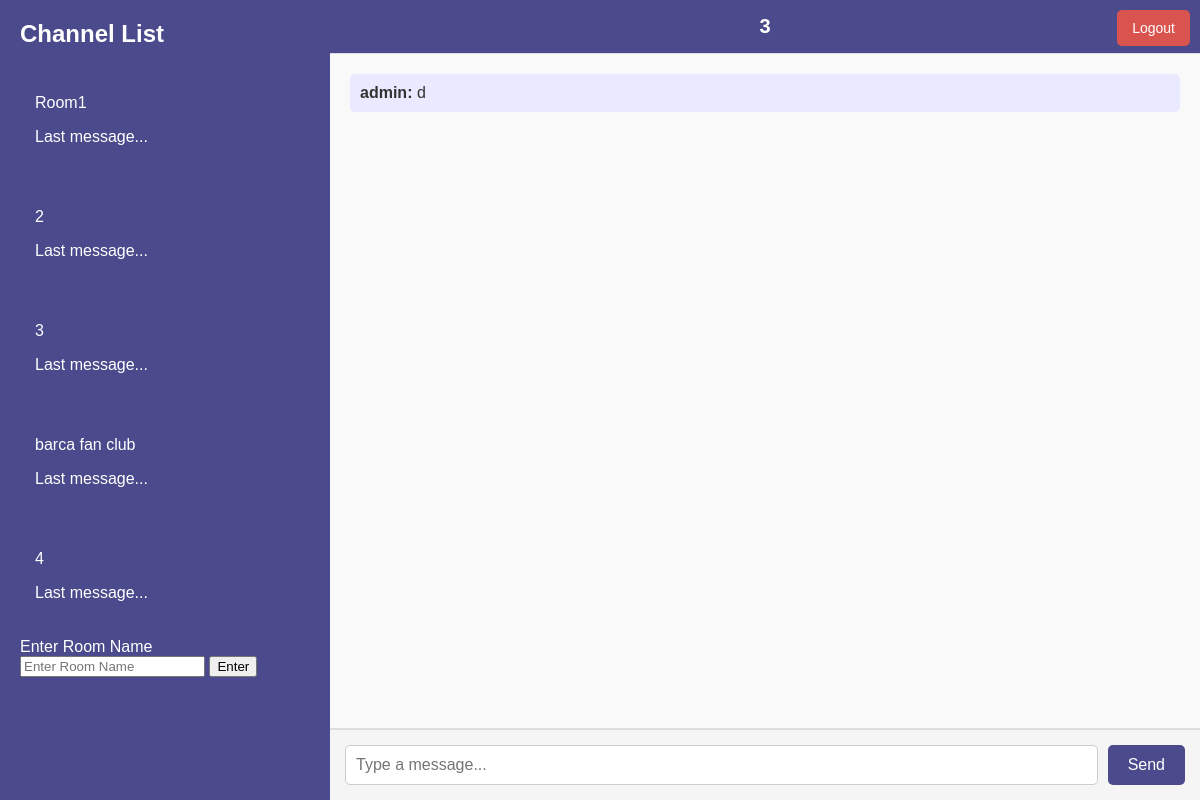
Page /chat/3 (signed in) on the earlier database version.
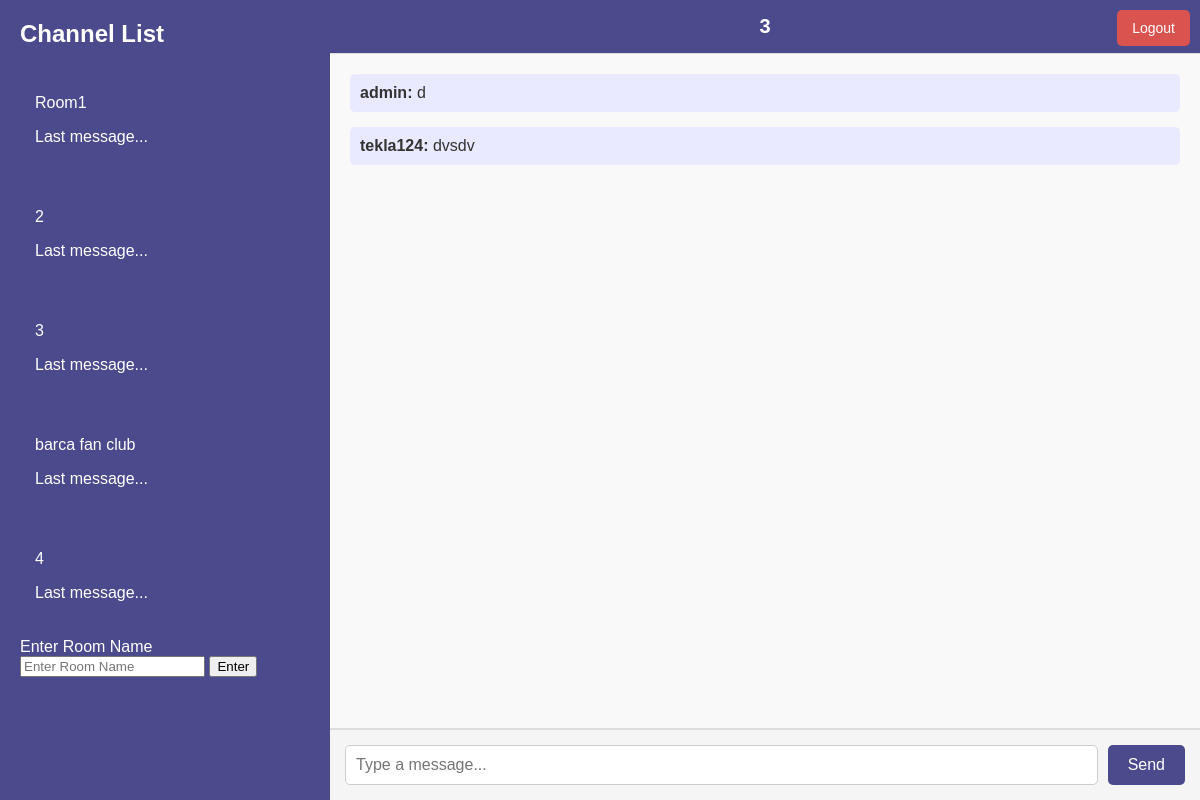
Same page on the later database version.
### src/models/chat.py (models this page shows)
class ChatRoom(db.Model):
    __tablename__ = 'chat_rooms'
    id = db.Column(db.Integer, primary_key=True)
    name = db.Column(db.String(80), unique=True, nullable=False)

class Message(db.Model):
    __tablename__ = 'messages'
    id = db.Column(db.Integer, primary_key=True)
    user_id = db.Column(db.Integer, db.ForeignKey('users.id'), nullable=False)
    room_id = db.Column(db.Integer, db.ForeignKey('chat_rooms.id'), nullable=False)
    content = db.Column(db.Text, nullable=False)
    timestamp = db.Column(db.DateTime, default=datetime.utcnow)
    user = db.relationship('User', backref='messages')
    room = db.relationship('ChatRoom', backref='messages')

### src/models/user.py (models this page shows)
class User(UserMixin, db.Model):
    __tablename__ = "users"
    id = db.Column(db.Integer, primary_key=True)
    username = db.Column(db.String(150), unique=True, nullable=False)
    email = db.Column(db.String(150), unique=True, nullable=False)
    password = db.Column(db.String(200), nullable=False)
    is_admin = db.Column(db.Boolean, default=False)

### src/views/chat_view/routes.py (the view)
@chat_bp.route('/chat/<room_name>')
@login_required
def room(room_name):
    all_rooms = ChatRoom.query.all()
    room = ChatRoom.query.filter_by(name=room_name).first_or_404()
    messages = Message.query.filter_by(room_id=room.id).order_by(Message.timestamp).all()
    return render_template('chatapp/room.html', rooms=all_rooms, room=room, messages=messages)

### src/extensions.py (called while the page is built)
@login_manager.user_loader
def load_user(user_id):
    return User.query.get(int(user_id))

### src/templates/chatapp/room.html (shortened to what this page needs)
<!DOCTYPE html>
<html lang="en">
<head>
    <link rel="stylesheet" href="{{ url_for('static', filename='css/styles.css') }}">
</head>
<body>
    <div class="chat-container">
        <div class="sidebar">
            <h2>Channel List</h2>
            <ul>
                {% if rooms %}
                    {% for one_room in rooms %}
                    <li>
                        <a href="{{ url_for('chat.room', room_name=one_room.name) }}">
                            <div class="room">
                                <p class="room-name">{{ one_room.name }}</p>
                                <p class="room-last-message">Last message...</p>
                            </div>
                        </a>
                    </li>
                    {% endfor %}
                {% else %}
                    <p>No rooms available. Create the first one!</p>
                {% endif %}
            </ul>
            <div id="room-form" class="room-form">
                <form method="POST" action="{{ url_for('chat.chat') }}">
                    <label for="room_name">Enter Room Name</label>
                    <input type="text" name="room_name" id="room_name" placeholder="Enter Room Name" required>
                    <button type="submit">Enter</button>
                </form>
            </div>
            <div class="logout">
                <a href="{{ url_for('auth.logout') }}" class="logout-button">Logout</a>
            </div>
        </div>
        <div class="chat-window">
            <div class="chat-header">{{ room.name }}</div>
            <div id="chat-box" class="chat-box">
                {% for msg in messages %}
                <div class="message">
                    <strong>{{ msg.user.username }}:</strong> {{ msg.content }}
                </div>
                {% endfor %}
            </div>
            <div class="chat-input">
                <input id="message" type="text" placeholder="Type a message...">
                <button onclick="sendMessage()">Send</button>
            </div>
        </div>
    </div>
</body>
</html>

### src/static/css/styles.css (style rules this page uses)
body { margin: 0; font-family: Arial, sans-serif; background-color: #f5f5f5; color: #333; }
.chat-container { display: flex; height: 100vh; }
.sidebar { width: 25%; background-color: #4a4a8c; color: #fff; display: flex; flex-direction: column; padding: 20px; box-shadow: 2px 0 5px rgba(0, 0, 0, 0.1); }
.sidebar h2 { margin: 0 0 20px; font-size: 24px; }
.sidebar ul { list-style: none; padding: 0; margin: 0; }
.sidebar ul li { margin-bottom: 10px; }
.sidebar ul li a { color: #fff; text-decoration: none; padding: 10px 15px; display: block; border-radius: 5px; transition: background-color 0.3s; }
.chat-window { width: 75%; display: flex; flex-direction: column; background-color: #fff; }
.chat-header { background-color: #4a4a8c; color: #fff; padding: 15px; font-size: 20px; font-weight: bold; text-align: center; }
.chat-box { flex-grow: 1; padding: 20px; overflow-y: auto; background-color: #f9f9f9; border-top: 1px solid #ddd; border-bottom: 1px solid #ddd; }
.message { margin-bottom: 15px; padding: 10px; border-radius: 5px; background-color: #e9e9ff; color: #333; }
.chat-input { display: flex; padding: 15px; background-color: #f5f5f5; border-top: 1px solid #ddd; }
.chat-input input { flex-grow: 1; padding: 10px; font-size: 16px; border: 1px solid #ccc; border-radius: 5px; margin-right: 10px; }
.chat-input button { padding: 10px 20px; font-size: 16px; color: #fff; background-color: #4a4a8c; border: none; border-radius: 5px; cursor: pointer; transition: background-color 0.3s; }
.logout-button { position: absolute; top: 10px; right: 10px; padding: 10px 15px; color: white; background-color: #d9534f; border: none; border-radius: 5px; text-decoration: none; font-size: 14px; z-index: 1000; }

Differences in the rows shown:
added Message: user.username "tekla124", content "dvsdv"
